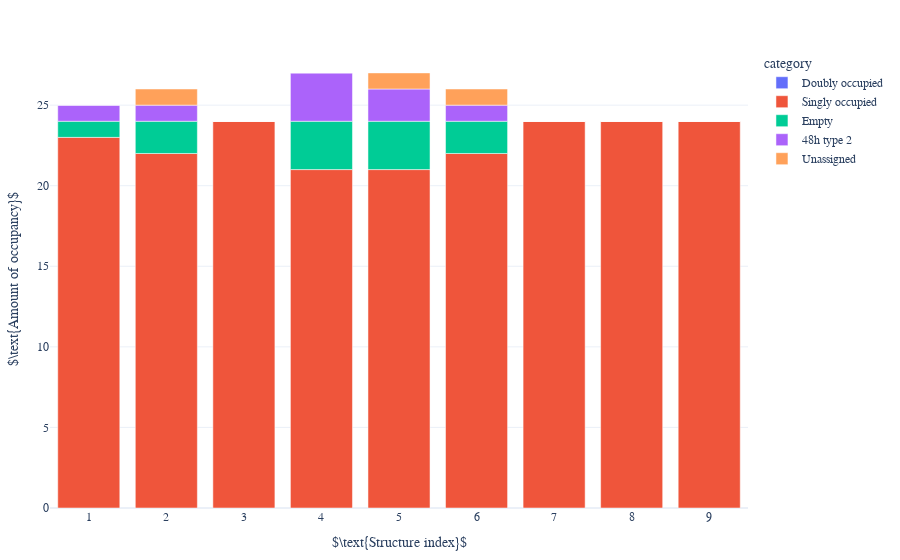
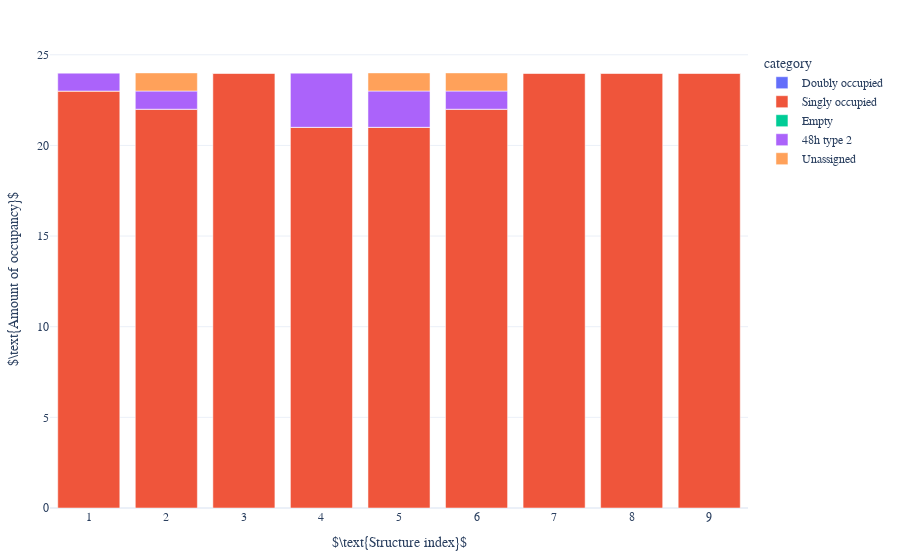
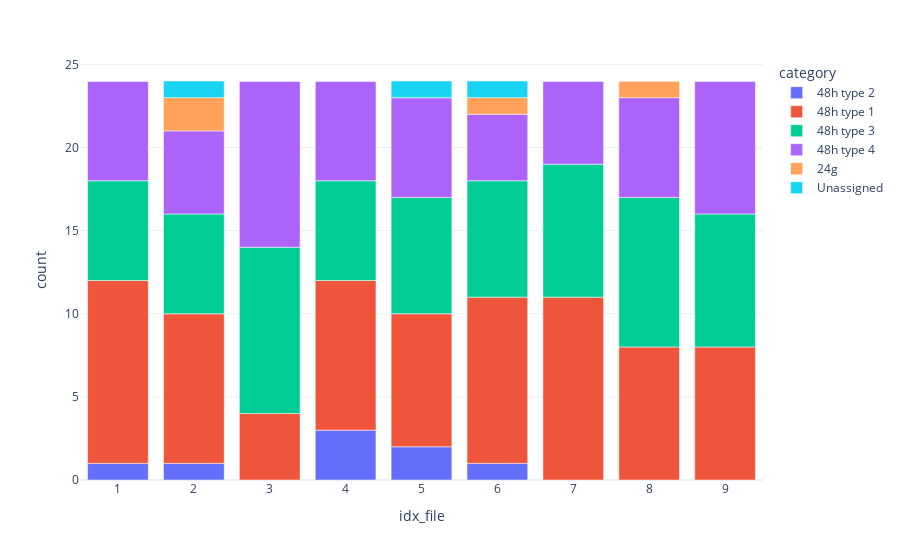
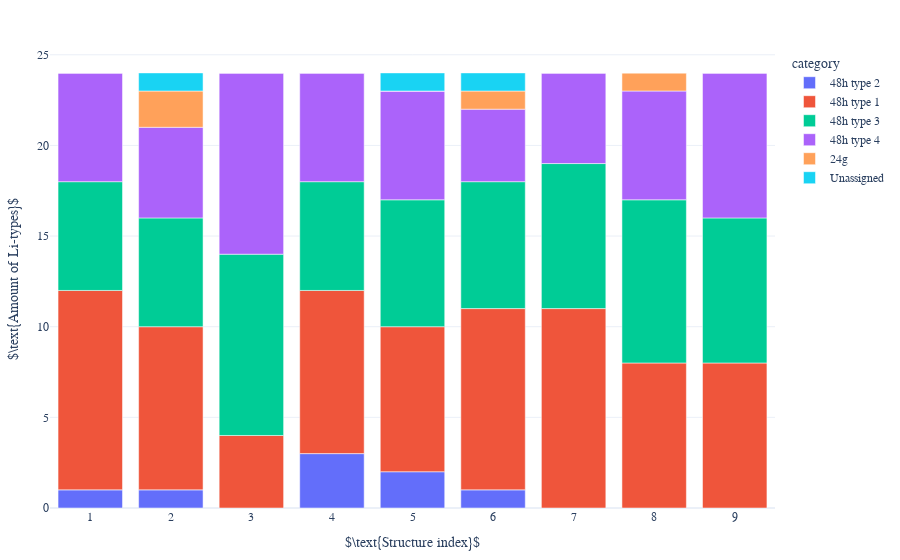

Write notebook code for charts like these, in order.
### Code cell
dataframe = df_mapping_metainfo
sorted = "False"

move_by_occupancy.get_occupancy(dataframe, coor_ref_structure_48n24_expanded, tuple_cage_metainfo, el = "Li")
df_occupancy_strict = movement.plot_occupancy(dataframe, sorted, direc_restructure_destination, litype, activate_shiftby1_idxfile=True, strict_count=True)
df_occupancy = movement.plot_occupancy(dataframe, sorted, direc_restructure_destination, litype, activate_shiftby1_idxfile=True, strict_count=False)

move_by_tuple_cage.get_complete_closest_tuple_cage(dataframe, tuple_cage_metainfo, coor_48htype2_metainfo)
# weighing_movement(dataframe, litype)
# df_weighted = tuple_cage.get_df_movement(dataframe, to_plot = 'weight')
# # Plot.Movement.Distance.plot_distance(df_weighted, max_mapping_radius, Li_idxs="all")
# Plot.Movement.Distance.plot_distance(df_weighted, max_mapping_radius, activate_shifting_x = False, activate_diameter_line=False, Li_idxs='all')

labelling.get_amount_type(dataframe, litype, el = "Li")
# df_amount_type = mapping_labelling.plot_amount_type(dataframe, litype, el, style, category_labels)
df_amount_type = mapping_labelling.get_df_amount_type(dataframe, litype, el = "Li")
mapping_labelling.plot_amount_type(df_amount_type, sorted, direc_restructure_destination, litype, activate_shiftby1_idxfile=True, style = "bar")
print(df_amount_type.sum())

### Figure 1 — Plotly figure (JSON) as saved in the notebook; plotly's stock layout.template omitted (floating-point values rounded to 4 significant figures)
{"data": [{"alignmentgroup": "True", "hovertemplate": "category=Doubly occupied<br>idx_file=%{x}<br>count=%{y}<extra></extra>", "legendgroup": "Doubly occupied", "marker": {"color": "#636efa", "pattern": {"shape": ""}}, "name": "Doubly occupied", "offsetgroup": "Doubly occupied", "orientation": "v", "showlegend": true, "textposition": "auto", "type": "bar", "x": [1, 2, 3, 4, 5, 6, 7, 8, 9], "xaxis": "x", "y": [0, 0, 0, 0, 0, 0, 0, 0, 0], "yaxis": "y"}, {"alignmentgroup": "True", "hovertemplate": "category=Singly occupied<br>idx_file=%{x}<br>count=%{y}<extra></extra>", "legendgroup": "Singly occupied", "marker": {"color": "#EF553B", "pattern": {"shape": ""}}, "name": "Singly occupied", "offsetgroup": "Singly occupied", "orientation": "v", "showlegend": true, "textposition": "auto", "type": "bar", "x": [1, 2, 3, 4, 5, 6, 7, 8, 9], "xaxis": "x", "y": [23, 22, 24, 21, 21, 22, 24, 24, 24], "yaxis": "y"}, {"alignmentgroup": "True", "hovertemplate": "category=Empty<br>idx_file=%{x}<br>count=%{y}<extra></extra>", "legendgroup": "Empty", "marker": {"color": "#00cc96", "pattern": {"shape": ""}}, "name": "Empty", "offsetgroup": "Empty", "orientation": "v", "showlegend": true, "textposition": "auto", "type": "bar", "x": [1, 2, 3, 4, 5, 6, 7, 8, 9], "xaxis": "x", "y": [1, 2, 0, 3, 3, 2, 0, 0, 0], "yaxis": "y"}, {"alignmentgroup": "True", "hovertemplate": "category=48h type 2<br>idx_file=%{x}<br>count=%{y}<extra></extra>", "legendgroup": "48h type 2", "marker": {"color": "#ab63fa", "pattern": {"shape": ""}}, "name": "48h type 2", "offsetgroup": "48h type 2", "orientation": "v", "showlegend": true, "textposition": "auto", "type": "bar", "x": [1, 2, 3, 4, 5, 6, 7, 8, 9], "xaxis": "x", "y": [1, 1, 0, 3, 2, 1, 0, 0, 0], "yaxis": "y"}, {"alignmentgroup": "True", "hovertemplate": "category=Unassigned<br>idx_file=%{x}<br>count=%{y}<extra></extra>", "legendgroup": "Unassigned", "marker": {"color": "#FFA15A", "pattern": {"shape": ""}}, "name": "Unassigned", "offsetgroup": "Unassigned", "orientation": "v", "showlegend": true, "textposition": "auto", "type": "bar", "x": [1, 2, 3, 4, 5, 6, 7, 8, 9], "xaxis": "x", "y": [0, 1, 0, 0, 1, 1, 0, 0, 0], "yaxis": "y"}], "layout": {"barmode": "relative", "font": {"family": "serif", "size": 12}, "legend": {"title": {"text": "category"}, "tracegroupgap": 0}, "margin": {"b": 50, "l": 20, "r": 20, "t": 50}, "xaxis": {"anchor": "y", "domain": [0, 1], "title": {"text": "$\\text{Structure index}$"}}, "yaxis": {"anchor": "x", "domain": [0, 1], "title": {"text": "$\\text{Amount of occupancy}$"}}}}

### Figure 2 — Plotly figure (JSON) as saved in the notebook; plotly's stock layout.template omitted (floating-point values rounded to 4 significant figures)
{"data": [{"alignmentgroup": "True", "hovertemplate": "category=Doubly occupied<br>idx_file=%{x}<br>count=%{y}<extra></extra>", "legendgroup": "Doubly occupied", "marker": {"color": "#636efa", "pattern": {"shape": ""}}, "name": "Doubly occupied", "offsetgroup": "Doubly occupied", "orientation": "v", "showlegend": true, "textposition": "auto", "type": "bar", "x": [1, 2, 3, 4, 5, 6, 7, 8, 9], "xaxis": "x", "y": [0, 0, 0, 0, 0, 0, 0, 0, 0], "yaxis": "y"}, {"alignmentgroup": "True", "hovertemplate": "category=Singly occupied<br>idx_file=%{x}<br>count=%{y}<extra></extra>", "legendgroup": "Singly occupied", "marker": {"color": "#EF553B", "pattern": {"shape": ""}}, "name": "Singly occupied", "offsetgroup": "Singly occupied", "orientation": "v", "showlegend": true, "textposition": "auto", "type": "bar", "x": [1, 2, 3, 4, 5, 6, 7, 8, 9], "xaxis": "x", "y": [23, 22, 24, 21, 21, 22, 24, 24, 24], "yaxis": "y"}, {"alignmentgroup": "True", "hovertemplate": "category=Empty<br>idx_file=%{x}<br>count=%{y}<extra></extra>", "legendgroup": "Empty", "marker": {"color": "#00cc96", "pattern": {"shape": ""}}, "name": "Empty", "offsetgroup": "Empty", "orientation": "v", "showlegend": true, "textposition": "auto", "type": "bar", "x": [1, 2, 3, 4, 5, 6, 7, 8, 9], "xaxis": "x", "y": [0, 0, 0, 0, 0, 0, 0, 0, 0], "yaxis": "y"}, {"alignmentgroup": "True", "hovertemplate": "category=48h type 2<br>idx_file=%{x}<br>count=%{y}<extra></extra>", "legendgroup": "48h type 2", "marker": {"color": "#ab63fa", "pattern": {"shape": ""}}, "name": "48h type 2", "offsetgroup": "48h type 2", "orientation": "v", "showlegend": true, "textposition": "auto", "type": "bar", "x": [1, 2, 3, 4, 5, 6, 7, 8, 9], "xaxis": "x", "y": [1, 1, 0, 3, 2, 1, 0, 0, 0], "yaxis": "y"}, {"alignmentgroup": "True", "hovertemplate": "category=Unassigned<br>idx_file=%{x}<br>count=%{y}<extra></extra>", "legendgroup": "Unassigned", "marker": {"color": "#FFA15A", "pattern": {"shape": ""}}, "name": "Unassigned", "offsetgroup": "Unassigned", "orientation": "v", "showlegend": true, "textposition": "auto", "type": "bar", "x": [1, 2, 3, 4, 5, 6, 7, 8, 9], "xaxis": "x", "y": [0, 1, 0, 0, 1, 1, 0, 0, 0], "yaxis": "y"}], "layout": {"barmode": "relative", "font": {"family": "serif", "size": 12}, "legend": {"title": {"text": "category"}, "tracegroupgap": 0}, "margin": {"b": 50, "l": 20, "r": 20, "t": 50}, "xaxis": {"anchor": "y", "domain": [0, 1], "title": {"text": "$\\text{Structure index}$"}}, "yaxis": {"anchor": "x", "domain": [0, 1], "title": {"text": "$\\text{Amount of occupancy}$"}}}}

### Figure 3 — Plotly figure (JSON) as saved in the notebook; plotly's stock layout.template omitted (floating-point values rounded to 4 significant figures)
{"data": [{"alignmentgroup": "True", "hovertemplate": "category=48h type 2<br>idx_file=%{x}<br>count=%{y}<extra></extra>", "legendgroup": "48h type 2", "marker": {"color": "#636efa", "pattern": {"shape": ""}}, "name": "48h type 2", "offsetgroup": "48h type 2", "orientation": "v", "showlegend": true, "textposition": "auto", "type": "bar", "x": [1, 2, 3, 4, 5, 6, 7, 8, 9], "xaxis": "x", "y": [1, 1, 0, 3, 2, 1, 0, 0, 0], "yaxis": "y"}, {"alignmentgroup": "True", "hovertemplate": "category=48h type 1<br>idx_file=%{x}<br>count=%{y}<extra></extra>", "legendgroup": "48h type 1", "marker": {"color": "#EF553B", "pattern": {"shape": ""}}, "name": "48h type 1", "offsetgroup": "48h type 1", "orientation": "v", "showlegend": true, "textposition": "auto", "type": "bar", "x": [1, 2, 3, 4, 5, 6, 7, 8, 9], "xaxis": "x", "y": [11, 9, 4, 9, 8, 10, 11, 8, 8], "yaxis": "y"}, {"alignmentgroup": "True", "hovertemplate": "category=48h type 3<br>idx_file=%{x}<br>count=%{y}<extra></extra>", "legendgroup": "48h type 3", "marker": {"color": "#00cc96", "pattern": {"shape": ""}}, "name": "48h type 3", "offsetgroup": "48h type 3", "orientation": "v", "showlegend": true, "textposition": "auto", "type": "bar", "x": [1, 2, 3, 4, 5, 6, 7, 8, 9], "xaxis": "x", "y": [6, 6, 10, 6, 7, 7, 8, 9, 8], "yaxis": "y"}, {"alignmentgroup": "True", "hovertemplate": "category=48h type 4<br>idx_file=%{x}<br>count=%{y}<extra></extra>", "legendgroup": "48h type 4", "marker": {"color": "#ab63fa", "pattern": {"shape": ""}}, "name": "48h type 4", "offsetgroup": "48h type 4", "orientation": "v", "showlegend": true, "textposition": "auto", "type": "bar", "x": [1, 2, 3, 4, 5, 6, 7, 8, 9], "xaxis": "x", "y": [6, 5, 10, 6, 6, 4, 5, 6, 8], "yaxis": "y"}, {"alignmentgroup": "True", "hovertemplate": "category=24g<br>idx_file=%{x}<br>count=%{y}<extra></extra>", "legendgroup": "24g", "marker": {"color": "#FFA15A", "pattern": {"shape": ""}}, "name": "24g", "offsetgroup": "24g", "orientation": "v", "showlegend": true, "textposition": "auto", "type": "bar", "x": [1, 2, 3, 4, 5, 6, 7, 8, 9], "xaxis": "x", "y": [0, 2, 0, 0, 0, 1, 0, 1, 0], "yaxis": "y"}, {"alignmentgroup": "True", "hovertemplate": "category=Unassigned<br>idx_file=%{x}<br>count=%{y}<extra></extra>", "legendgroup": "Unassigned", "marker": {"color": "#19d3f3", "pattern": {"shape": ""}}, "name": "Unassigned", "offsetgroup": "Unassigned", "orientation": "v", "showlegend": true, "textposition": "auto", "type": "bar", "x": [1, 2, 3, 4, 5, 6, 7, 8, 9], "xaxis": "x", "y": [0, 1, 0, 0, 1, 1, 0, 0, 0], "yaxis": "y"}], "layout": {"barmode": "relative", "legend": {"title": {"text": "category"}, "tracegroupgap": 0}, "margin": {"t": 60}, "xaxis": {"anchor": "y", "domain": [0, 1], "title": {"text": "idx_file"}}, "yaxis": {"anchor": "x", "domain": [0, 1], "title": {"text": "count"}}}}

### Figure 4 — Plotly figure (JSON) as saved in the notebook; plotly's stock layout.template omitted (floating-point values rounded to 4 significant figures)
{"data": [{"alignmentgroup": "True", "hovertemplate": "category=48h type 2<br>idx_file=%{x}<br>count=%{y}<extra></extra>", "legendgroup": "48h type 2", "marker": {"color": "#636efa", "pattern": {"shape": ""}}, "name": "48h type 2", "offsetgroup": "48h type 2", "orientation": "v", "showlegend": true, "textposition": "auto", "type": "bar", "x": [1, 2, 3, 4, 5, 6, 7, 8, 9], "xaxis": "x", "y": [1, 1, 0, 3, 2, 1, 0, 0, 0], "yaxis": "y"}, {"alignmentgroup": "True", "hovertemplate": "category=48h type 1<br>idx_file=%{x}<br>count=%{y}<extra></extra>", "legendgroup": "48h type 1", "marker": {"color": "#EF553B", "pattern": {"shape": ""}}, "name": "48h type 1", "offsetgroup": "48h type 1", "orientation": "v", "showlegend": true, "textposition": "auto", "type": "bar", "x": [1, 2, 3, 4, 5, 6, 7, 8, 9], "xaxis": "x", "y": [11, 9, 4, 9, 8, 10, 11, 8, 8], "yaxis": "y"}, {"alignmentgroup": "True", "hovertemplate": "category=48h type 3<br>idx_file=%{x}<br>count=%{y}<extra></extra>", "legendgroup": "48h type 3", "marker": {"color": "#00cc96", "pattern": {"shape": ""}}, "name": "48h type 3", "offsetgroup": "48h type 3", "orientation": "v", "showlegend": true, "textposition": "auto", "type": "bar", "x": [1, 2, 3, 4, 5, 6, 7, 8, 9], "xaxis": "x", "y": [6, 6, 10, 6, 7, 7, 8, 9, 8], "yaxis": "y"}, {"alignmentgroup": "True", "hovertemplate": "category=48h type 4<br>idx_file=%{x}<br>count=%{y}<extra></extra>", "legendgroup": "48h type 4", "marker": {"color": "#ab63fa", "pattern": {"shape": ""}}, "name": "48h type 4", "offsetgroup": "48h type 4", "orientation": "v", "showlegend": true, "textposition": "auto", "type": "bar", "x": [1, 2, 3, 4, 5, 6, 7, 8, 9], "xaxis": "x", "y": [6, 5, 10, 6, 6, 4, 5, 6, 8], "yaxis": "y"}, {"alignmentgroup": "True", "hovertemplate": "category=24g<br>idx_file=%{x}<br>count=%{y}<extra></extra>", "legendgroup": "24g", "marker": {"color": "#FFA15A", "pattern": {"shape": ""}}, "name": "24g", "offsetgroup": "24g", "orientation": "v", "showlegend": true, "textposition": "auto", "type": "bar", "x": [1, 2, 3, 4, 5, 6, 7, 8, 9], "xaxis": "x", "y": [0, 2, 0, 0, 0, 1, 0, 1, 0], "yaxis": "y"}, {"alignmentgroup": "True", "hovertemplate": "category=Unassigned<br>idx_file=%{x}<br>count=%{y}<extra></extra>", "legendgroup": "Unassigned", "marker": {"color": "#19d3f3", "pattern": {"shape": ""}}, "name": "Unassigned", "offsetgroup": "Unassigned", "orientation": "v", "showlegend": true, "textposition": "auto", "type": "bar", "x": [1, 2, 3, 4, 5, 6, 7, 8, 9], "xaxis": "x", "y": [0, 1, 0, 0, 1, 1, 0, 0, 0], "yaxis": "y"}], "layout": {"barmode": "relative", "font": {"family": "serif", "size": 12}, "legend": {"title": {"text": "category"}, "tracegroupgap": 0}, "margin": {"b": 50, "l": 20, "r": 20, "t": 50}, "xaxis": {"anchor": "y", "domain": [0, 1], "title": {"text": "$\\text{Structure index}$"}}, "yaxis": {"anchor": "x", "domain": [0, 1], "title": {"text": "$\\text{Amount of Li-types}$"}}}}
